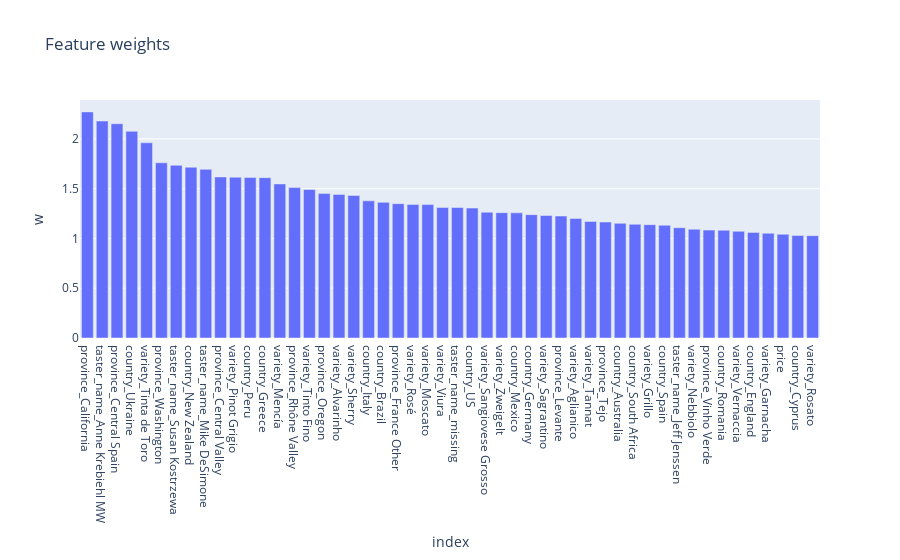

The notebook cell this image was saved under:
### Code cell
import plotly_express as px
reg = full_pipeline[-1]
coef = pd.Series(reg.coef_.ravel(), index=reg.feature_names_in_).rename('w')
print(coef.sort_values(ascending=False).reset_index().head(50))
px.bar(coef.abs().sort_values(ascending=False).reset_index().head(50), x='index', y='w', title = 'Feature weights')

### Figure 1 — Plotly figure (JSON) as saved in the notebook; plotly's stock layout.template omitted (floating-point values rounded to 4 significant figures)
{"data": [{"alignmentgroup": "True", "hovertemplate": "index=%{x}<br>w=%{y}<extra></extra>", "legendgroup": "", "marker": {"color": "#636efa", "pattern": {"shape": ""}}, "name": "", "offsetgroup": "", "orientation": "v", "showlegend": false, "textposition": "auto", "type": "bar", "x": ["province_California", "taster_name_Anne Krebiehl MW", "province_Central Spain", "country_Ukraine", "variety_Tinta de Toro", "province_Washington", "taster_name_Susan Kostrzewa", "country_New Zealand", "taster_name_Mike DeSimone", "province_Central Valley", "variety_Pinot Grigio", "country_Peru", "country_Greece", "variety_Mencía", "province_Rhône Valley", "variety_Tinto Fino", "province_Oregon", "variety_Alvarinho", "variety_Sherry", "country_Italy", "country_Brazil", "province_France Other", "variety_Rosé", "variety_Moscato", "variety_Viura", "taster_name_missing", "country_US", "variety_Sangiovese Grosso", "variety_Zweigelt", "country_Mexico", "country_Germany", "variety_Sagrantino", "province_Levante", "variety_Aglianico", "variety_Tannat", "province_Tejo", "country_Australia", "country_South Africa", "variety_Grillo", "country_Spain", "taster_name_Jeff Jenssen", "variety_Nebbiolo", "province_Vinho Verde", "country_Romania", "variety_Vernaccia", "country_England", "variety_Garnacha", "price", "country_Cyprus", "variety_Rosato"], "xaxis": "x", "y": [2.271, 2.179, 2.152, 2.076, 1.961, 1.76, 1.735, 1.716, 1.695, 1.618, 1.616, 1.613, 1.611, 1.548, 1.511, 1.492, 1.452, 1.443, 1.432, 1.378, 1.363, 1.35, 1.342, 1.341, 1.312, 1.311, 1.305, 1.264, 1.259, 1.257, 1.239, 1.231, 1.225, 1.201, 1.171, 1.165, 1.152, 1.142, 1.139, 1.132, 1.108, 1.093, 1.084, 1.082, 1.072, 1.061, 1.052, 1.042, 1.029, 1.028], "yaxis": "y"}], "layout": {"barmode": "relative", "legend": {"tracegroupgap": 0}, "title": {"text": "Feature weights"}, "xaxis": {"anchor": "y", "autorange": true, "domain": [0, 1], "range": [-0.5, 49.5], "title": {"text": "index"}, "type": "category"}, "yaxis": {"anchor": "x", "autorange": true, "domain": [0, 1], "range": [0, 2.391], "title": {"text": "w"}, "type": "linear"}}}
